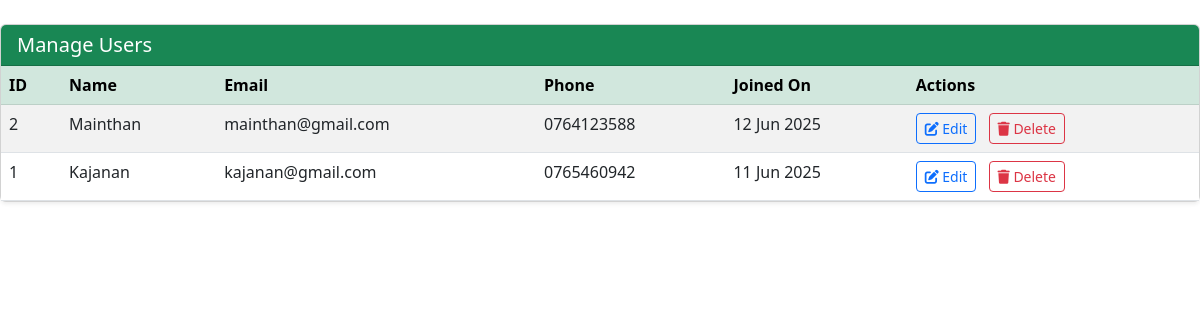
/admin_manage_users.php, run on the app's committed database.
### tables this page shows
CREATE TABLE `users` (
  `id` int(11) NOT NULL,
  `name` varchar(100) NOT NULL,
  `email` varchar(100) NOT NULL,
  `password` varchar(255) NOT NULL,
  `created_at` timestamp NOT NULL DEFAULT current_timestamp(),
  `phone` varchar(20) DEFAULT NULL
);

### admin_manage_users.php (the view, shortened to what this page needs)
<?php
require 'config.php';
$result = $conn->query("SELECT id, name, email, phone, created_at FROM users ORDER BY id DESC");
?>
<link href="https://cdn.jsdelivr.net/npm/bootstrap@5.3.0/dist/css/bootstrap.min.css" rel="stylesheet" />
<div class="card shadow-sm mt-4">
  <div class="card-header bg-success text-white">
    <h2 class="h5 mb-0">Manage Users</h2>
  </div>
  <div class="card-body p-0">
    <?php if ($result->num_rows > 0): ?>
    <div class="table-responsive">
      <table class="table table-striped mb-0">
        <thead class="table-success">
          <tr>
            <th>ID</th>
            <th>Name</th>
            <th>Email</th>
            <th>Phone</th>
            <th>Joined On</th>
            <th>Actions</th>
          </tr>
        </thead>
        <tbody>
          <?php while ($user = $result->fetch_assoc()): ?>
          <tr>
            <td><?= htmlspecialchars($user['id']) ?></td>
            <td><?= htmlspecialchars($user['name']) ?></td>
            <td><?= htmlspecialchars($user['email']) ?></td>
            <td><?= htmlspecialchars($user['phone']) ?></td>
            <td><?= date('d M Y', strtotime($user['created_at'])) ?></td>
            <td>
              <button
                class="btn btn-sm btn-outline-primary me-2"
                data-bs-toggle="modal"
                data-bs-target="#editModal"
                data-id="<?= $user['id'] ?>"
                data-name="<?= htmlspecialchars($user['name'], ENT_QUOTES) ?>"
                data-email="<?= htmlspecialchars($user['email'], ENT_QUOTES) ?>"
                data-phone="<?= htmlspecialchars($user['phone'], ENT_QUOTES) ?>"
              >
                <i class="fas fa-edit"></i> Edit
              </button>
              <a
                href="?page=users&delete_user_id=<?= $user['id'] ?>"
                onclick="return confirm('Are you sure you want to delete this user?');"
                class="btn btn-sm btn-outline-danger"
              >
                <i class="fas fa-trash"></i> Delete
              </a>
            </td>
          </tr>
          <?php endwhile; ?>
        </tbody>
      </table>
    </div>
    <?php else: ?>
      <div class="p-3">No users found.</div>
    <?php endif; ?>
  </div>
</div>

### data on the page
users: id "2", name "Mainthan", email "mainthan@gmail.com", phone "0764123588", created_at "12 Jun 2025"
users: id "1", name "Kajanan", email "kajanan@gmail.com", phone "0765460942", created_at "11 Jun 2025"
